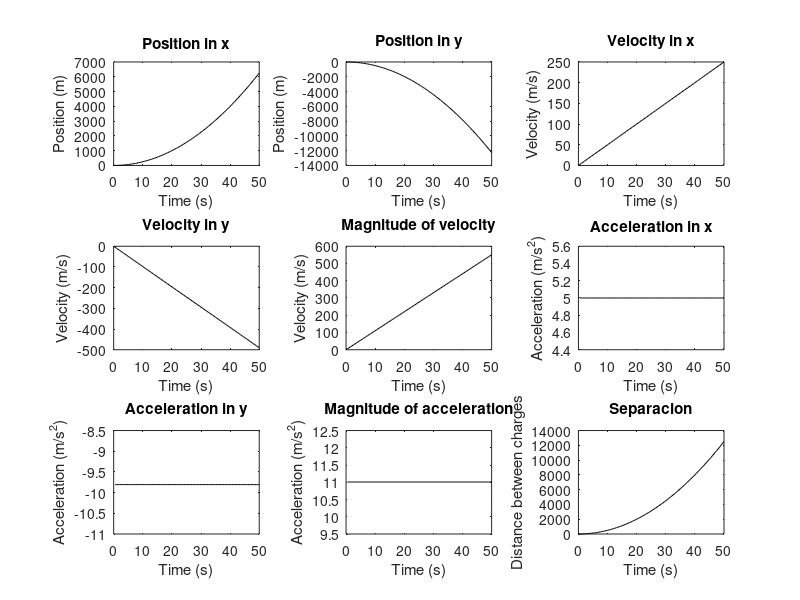

Here is the MATLAB script that generated this plot:
clc %Clear console
a = 0;
b = 50;
deltax = 0.5;
n = (b-a)/deltax + 1; % Add 1 to include the initial value of x, y, vx, vy, ax, ay

% Initialize variables 
x = NaN(1,n);
y = NaN(1,n); 
vx = NaN(1,n); 
vy = NaN(1,n); 
ax = NaN(1,n); 
ay = NaN(1,n); 
v_mag = NaN(1,n);
a_mag = NaN(1,n);

% Prompt user to enter Q, E, m
Q = input('Enter charge: ');
E = input('Enter Electric field: ');
m = input('Enter mass: ');

% Charge over mass Q/m
Qm = Q/m;
%Gravity
g = 9.80665;
% Time 
t = a:deltax:b;

% Formulas of postition, velocity and aceleration
x = (Q/(2*m))*E.*(t.^2);
y = -g.*((t.^2)/2);
vx = (Q/m)*E.*t;
vy = -g.*t;
v_mag = sqrt((vx.^2)+(vy.^2));
ax = vx./t;
ay = vy./t;
a_mag = sqrt((ax.^2)+(ay.^2));
r = 2.*((Q/(2*m))*E.*(t.^2));



% Plotting
subplot(3,3,1)
plot(t,x,'k')
title('Position in x')
xlabel('Time (s)')
ylabel('Position (m)')
subplot(3,3,2)
plot(t,y,'k')
title('Position in y')
xlabel('Time (s)')
ylabel('Position (m)')
subplot(3,3,3)
plot(t,vx,'k')
title('Velocity in x')
xlabel('Time (s)')
ylabel('Velocity (m/s)')
subplot(3,3,4)
plot(t,vy,'k')
title('Velocity in y')
xlabel('Time (s)')
ylabel('Velocity (m/s)')
subplot(3,3,5)
plot(t,v_mag,'k')
title('Magnitude of velocity')
xlabel('Time (s)')
ylabel('Velocity (m/s)')
subplot(3,3,6)
plot(t,ax,'k')
title('Acceleration in x')
xlabel('Time (s)')
ylabel('Acceleration (m/s^2)')
subplot(3,3,7)
plot(t,ay,'k')
title('Acceleration in y')
xlabel('Time (s)')
ylabel('Acceleration (m/s^2)')
subplot(3,3,8)
plot(t,a_mag,'k')
title('Magnitude of acceleration')
xlabel('Time (s)')
ylabel('Acceleration (m/s^2)')
subplot(3,3,9)
plot(t,r,'k')
title('Separacion')
xlabel('Time (s)')
ylabel('Distance between charges')